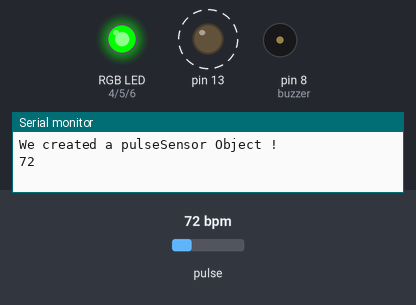
This sketch was run on a simulated Arduino Uno, built with avr-gcc and run on an emulated ATmega328P. Parts: an RGB LED mixed from three pins (HIGH = lit), output pins drawn as LEDs (lit = HIGH), buzzer (waves = sounding), the last lines printed to the serial monitor. Dashed ring = blinking. The test bench sets the inputs (shaded band); at power-on: pulse 72 bpm.

Above: at 1.2 s.
1.3 s: pulse set to 56 bpm
At 3.08 s:
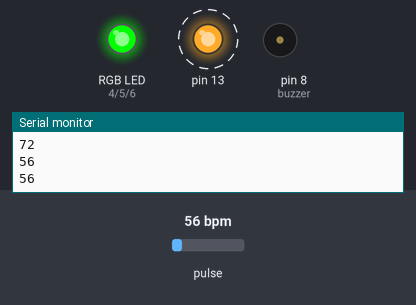
4.3 s: pulse set to 53 bpm
At 5.2 s:
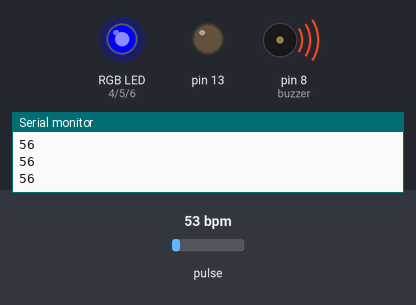
7.3 s: pulse set to 70 bpm
At 8.3 s:
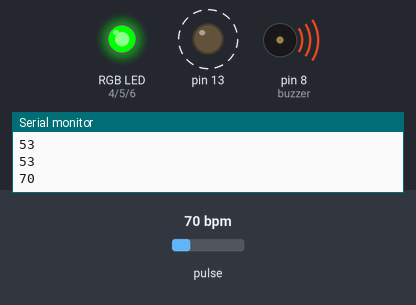
10.3 s: pulse set to 54 bpm
At 11.74 s:
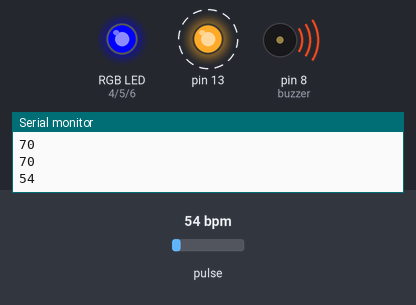
Timing chart, 0 to 14.3 s (numbered marks = the images above; inputs shaded):
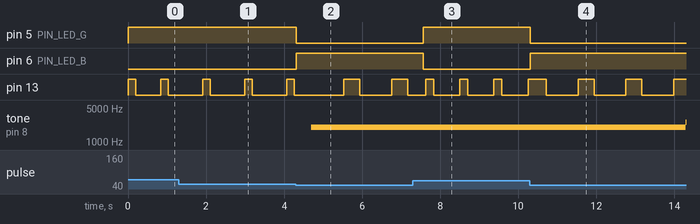

Measured:
- the behaviour switches between 55 and 54 bpm on pulse (found by bisection; images 1 and 2)
- after the input at 1.3 s, pin 13: alternates HIGH for 0.20 s and LOW for 0.87 s, starting after 0.61 s
- after the input at 4.3 s, pin 5 (PIN_LED_G): HIGH → LOW at once; pin 6 (PIN_LED_B): LOW → HIGH at once; tone on pin 8 (buzzer): silent → 2017 Hz after 0.39 s
- after the input at 7.3 s, pin 5 (PIN_LED_G): LOW → HIGH after 0.27 s; pin 6 (PIN_LED_B): HIGH → LOW after 0.27 s; pin 13: alternates HIGH for 0.20 s and LOW for 0.67 s, starting after 0.33 s; tone on pin 8 (buzzer): stays 2017 Hz (without the input it goes to 2224 Hz after 2.7 s)
- after the input at 10.3 s, pin 5 (PIN_LED_G): HIGH → LOW at once; pin 6 (PIN_LED_B): LOW → HIGH at once; pin 13: alternates HIGH for 0.41 s and LOW for 0.82 s, starting after 0.42 s; tone on pin 8 (buzzer): 2017 Hz → 2573 Hz after 4.0 s
- by itself, pin 13: alternates HIGH for 0.20 s and LOW for 0.63 s

The sketch:

suivi_du_rytme_cardiaque.ino
```cpp
/* Broches */
const byte PIN_LED_R = 4;
const byte PIN_LED_G = 5;
const byte PIN_LED_B = 6;

int toneVal;
int buzzer =8;
int i=0;
int bouton=10;
int bas=0;
int haut=0;

float sinVal;

#define USE_ARDUINO_INTERRUPTS true    // Set-up low-level interrupts for most acurate BPM math.
#include <PulseSensorPlayground.h>     // Includes the PulseSensorPlayground Library.

//  Variables
  const int PulseWire = 0;       // PulseSensor PURPLE WIRE connected to ANALOG PIN 0
  const int LED13 = 13;          // The on-board Arduino LED, close to PIN 13.
  int Threshold = 550;           // Determine which Signal to "count as a beat" and which to ignore.
                               // Use the "Gettting Started Project" to fine-tune Threshold Value beyond default setting.
                               // Otherwise leave the default "550" value.
  PulseSensorPlayground pulseSensor;  // Creates an instance of the PulseSensorPlayground object called "pulseSensor"


void setup() {  //initialisation de toute les variables et composants
  Serial.begin(9600);          // For Serial Monitor

  // Configure the PulseSensor object, by assigning our variables to it.
  pulseSensor.analogInput(PulseWire);
  pulseSensor.blinkOnPulse(LED13);       //auto-magically blink Arduino's LED with heartbeat.
  pulseSensor.setThreshold(Threshold);
  pinMode(buzzer,OUTPUT);
  // Double-check the "pulseSensor" object was created and "began" seeing a signal.
  if (pulseSensor.begin()) {
    Serial.println("We created a pulseSensor Object !");  //This prints one time at Arduino power-up,  or on Arduino reset.
    pinMode(PIN_LED_R, OUTPUT);
    pinMode(PIN_LED_G, OUTPUT);
    pinMode(PIN_LED_B, OUTPUT);
  }

}


void alarm(){ // fonction qui fait sonner le buzzer
    for(int x=0; x<180; x++){                   // crée une variable "x" de type "int" dont la valeur de départ est de 0 et qui lorsqu'elle est inférieur
                                                 // à 180 augmente de +1. Ce qui permet de s'arrurer que la valeur sinusoïdale ne va pas dans le négatif.
        sinVal = (sin(x*(3.1412/180)));         // permet de convertir la valeur de x en radians pour la suite du programme.
        toneVal = 2000+(int(sinVal*1000));      // formule qui permet de convertir la variable en une nouvelle varianble "toneVal" qui défénira la fréquence du Buzzer.
        tone(buzzer, toneVal);                      // utilise la fonction tone, constituer du numéro de la Broche (13) et de la fréquence (toneVal)
        delay(2);
      }

}

int BPM(){ //sous programme qui permet de gerer la led rgb en fontcion de la detection de nb de battement de coeurs par minute
   int myBPM = pulseSensor.getBeatsPerMinute();  // Calls function on our pulseSensor object that returns BPM as an "int".
                                               // "myBPM" hold this BPM value now.

  if (pulseSensor.sawStartOfBeat()) {            // Constantly test to see if "a beat happened".
    Serial.println(myBPM);                        // Print the value inside of myBPM.
  }

  if(myBPM<55){
    digitalWrite(PIN_LED_B, HIGH);
    digitalWrite(PIN_LED_R, LOW);// tension cardiaque basse
    digitalWrite(PIN_LED_G, LOW);
    alarm();
  }

  if (myBPM>165){
    digitalWrite(PIN_LED_B, LOW);
    digitalWrite(PIN_LED_G, LOW);
    digitalWrite(PIN_LED_R, HIGH); // tension cardiaque haute
    alarm();
  }

  if(myBPM>55 && myBPM<165){
    digitalWrite(PIN_LED_B, LOW);
    digitalWrite(PIN_LED_R, LOW);
    digitalWrite(PIN_LED_G, HIGH);
     digitalWrite(buzzer, LOW);
  }

  return myBPM;

}

void DANGER(int bouton){ // fait clignoter des leds en violet, allume une alarme et s'active en cas de chute du patient
  while(true){
    alarm();
    digitalWrite(PIN_LED_R, HIGH);
    digitalWrite(PIN_LED_B, HIGH);
    digitalWrite(PIN_LED_G, LOW);
    delay(50);
    digitalWrite(PIN_LED_R, LOW);
    digitalWrite(PIN_LED_B, LOW);

    if(bouton=1){
      break;
   }
  }

 return 0;

}

/*voici la bouble principale */
void loop() {         //boucle principal qui permet de transmettre les information de chute ou de BPM au smartphone
  int bp=BPM();
  delay(20);

}
```
